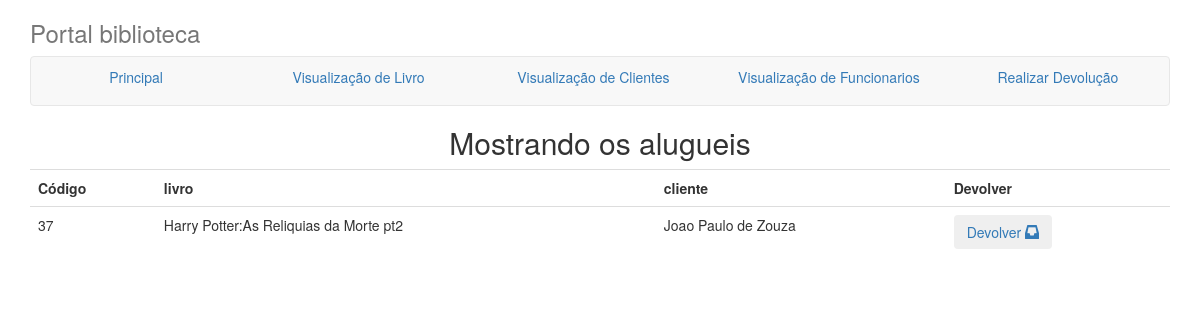
Page /cadastro/devolucao.php on the earlier database version.
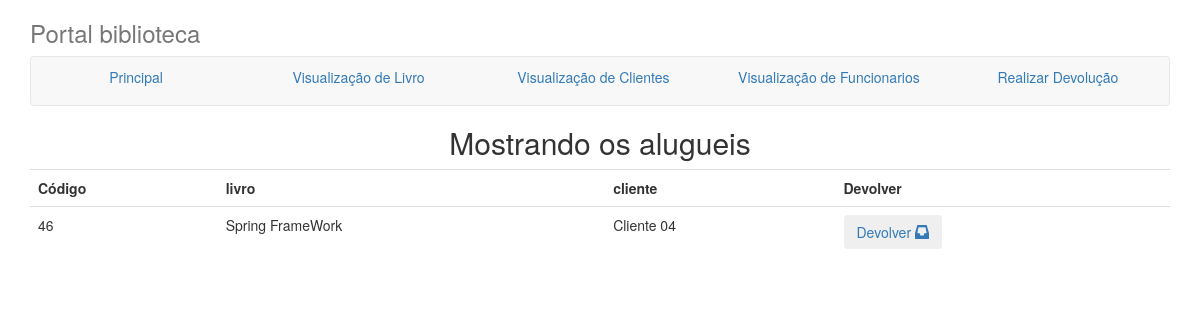
Same page on the later database version.
### tables this page shows
CREATE TABLE IF NOT EXISTS `rent` (
  `id` bigint(20) unsigned NOT NULL AUTO_INCREMENT,
  `rentDate` varchar(50) DEFAULT NULL,
  `id_client` int(11) DEFAULT NULL,
  `id_book` int(11) DEFAULT NULL,
  `id_employee` int(11) DEFAULT NULL,
  `avaliable` varchar(50) DEFAULT NULL,
  UNIQUE KEY `id` (`id`)
);

CREATE TABLE IF NOT EXISTS `book` (
  `id` bigint(20) unsigned NOT NULL AUTO_INCREMENT,
  `name` varchar(100) NOT NULL,
  `writer` varchar(100) NOT NULL,
  `pages` varchar(100) NOT NULL,
  `stash` int(100) NOT NULL,
  UNIQUE KEY `id` (`id`)
);

CREATE TABLE IF NOT EXISTS `client` (
  `name` varchar(100) NOT NULL,
  `phone` varchar(100) NOT NULL,
  `mail` varchar(100) NOT NULL,
  `cpf` varchar(100) NOT NULL,
  `address` varchar(100) NOT NULL,
  `rentCount` int(11) NOT NULL,
  `id` bigint(20) unsigned NOT NULL AUTO_INCREMENT,
  UNIQUE KEY `is` (`id`)
);

### cadastro/devolucao.php (the view, shortened to what this page needs)
<!doctype html>
<html>
<head>
<link rel="stylesheet" href="../css/bootstrap.css">
</head>
<body>
<div class="container">
      <div class="masthead">
        <h3 class="text-muted">Portal biblioteca</h3>
        <nav class="navbar navbar-default">
          <ul class="nav nav-justified">
			<li class="active"><a href="../index.php">Principal</a></li>
            <li><a href="../visualizacao/visualizacaoLivro.php">Visualização de Livro</a></li>
            <li><a href="../visualizacao/visualizacaoCliente.php">Visualização de Clientes</a></li>
            <li><a href="../visualizacao/visualizacaoFuncionario.php">Visualização de Funcionarios</a></li>
			<li><a href="devolucao.php">Realizar Devolução</a></li>
          </ul>
        </nav>
      </div>
      <div>
<?php
		$resultado=mysql_query("Select * from rent where avaliable='alugado' order by id") or die ("Não é possível consultar Alugueis.");
		print("<center><h2>Mostrando os alugueis</h2>");
		print("<table class='display table' width='90%'>");
		print("<tr><td><b>Código</td>");
		print("<td><b>livro</td>");
		print("<td><b>cliente</td>");
		print("<td><b>Devolver</td>");
			while ($linha=mysql_fetch_array($resultado))
{
   $id=$linha["id"];
   $book=$linha["id_book"];
		$resultado2=mysql_query("Select * from book where id='$book'") or die ("Não é possível consultar nome do cliente.");
		while($linha2=mysql_fetch_array($resultado2))
		$bookName=$linha2["name"];
   $client=$linha["id_client"];
		$resultado1=mysql_query("Select * from client where id='$client'") or die ("Não é possível consultar nome do cliente.");
		while($linha1=mysql_fetch_array($resultado1))
		$clientName=$linha1["name"];
   print("<tr><td>$id</td>");
   print("<td>$bookName</td>");
   print("<td>$clientName</td>");
   print("<td><a href='../trafegoDados/processaDevolucao.php?cod=$id & cod_book=$book & cod_client=$client '><button type='button'  class='btn'>Devolver
										<span class='glyphicon glyphicon-inbox' aria-hidden='true'></span> </button></a>");     }
   print("</table></center>");
?>
</body>
</html>

Differences in the rows shown:
no longer on this page (row edited): rent: id "37", id_book.name "Harry Potter:As Reliquias da Morte pt2", id_client.name "Joao Paulo de Zouza"
added rent: id "46", id_book.name "Spring FrameWork", id_client.name "Cliente 04"
